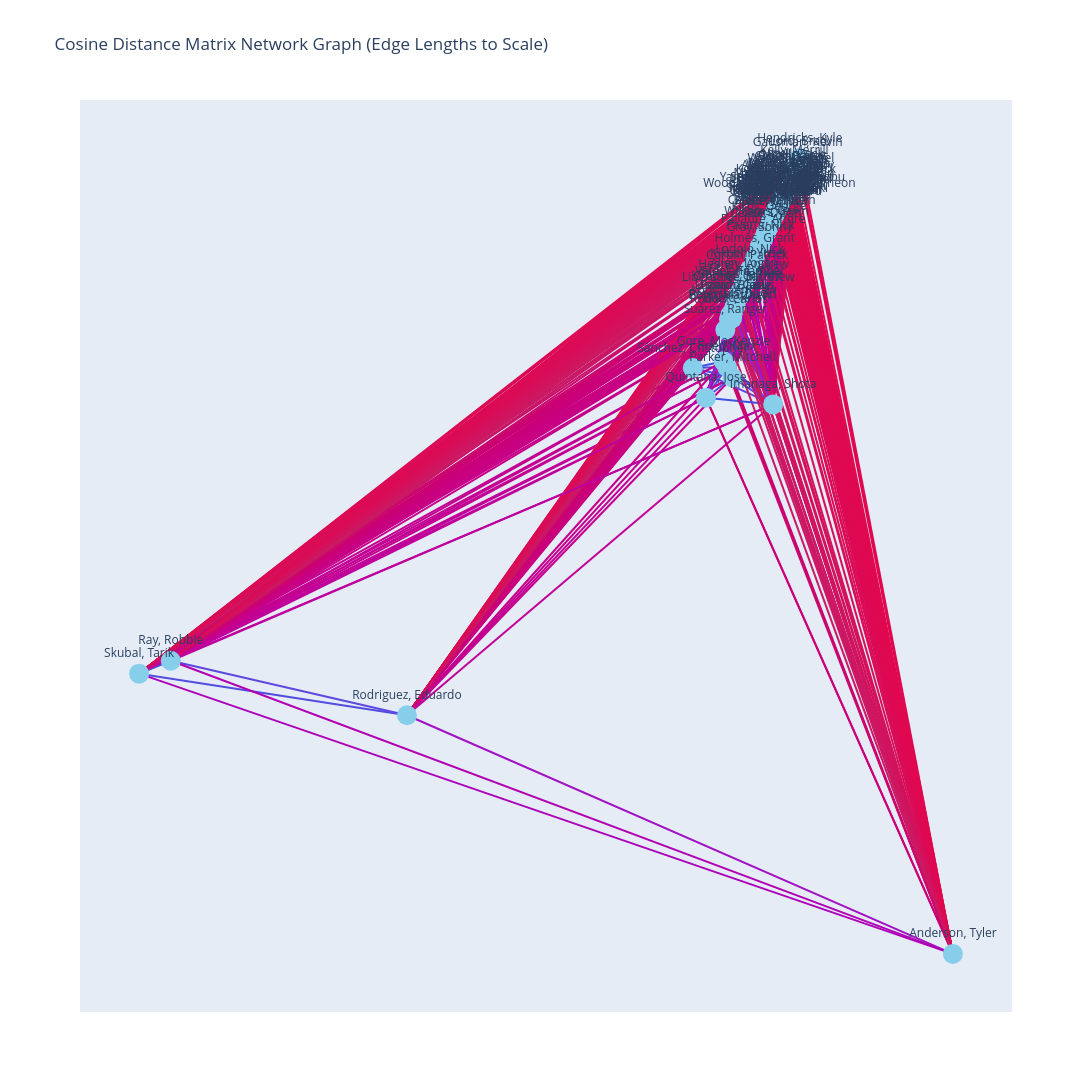
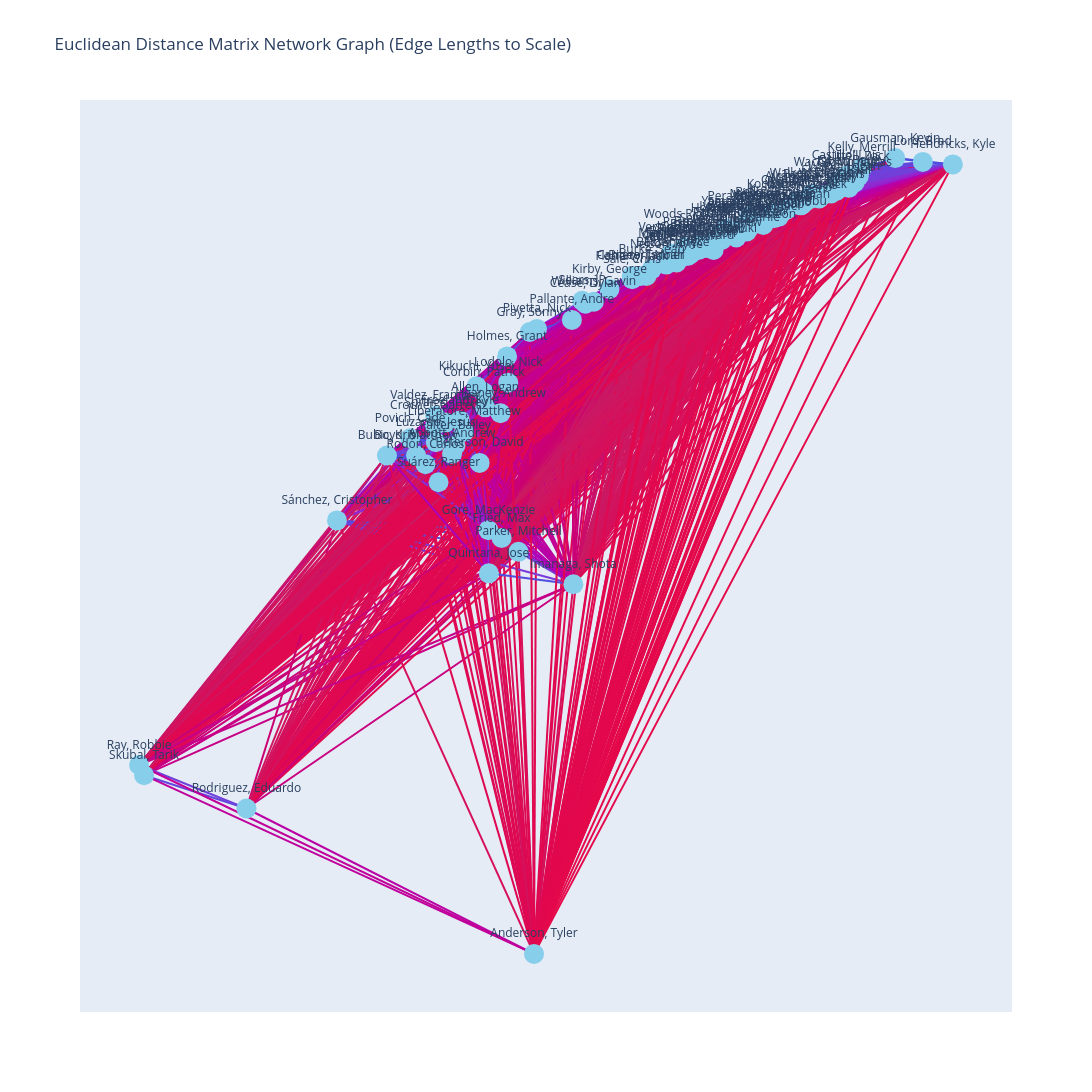

Notebook code cell kept with these figures, in order:
### Markdown cell above
The following cell generates the graphs. I'm not sure whether or not we should be normalizing these vectors (it doesn't make a difference for cosine distance I guess). You can configure it by commenting out the line in the above cell where we divide each vector by its norm.

### Code cell
import plotly.graph_objects as go
from sklearn.manifold import MDS

def quantile_of(value, data):
    lessthan = np.count_nonzero(data < value)
    return int((lessthan/len(data))*100)

distances_used = ["Cosine Distance", "Euclidean Distance"]
distances_cos.sort()
distances_euc.sort()
#print(distances_cos, distances_euc)
nvals = []
nvals.append((distances_cos-distances_cos[0])/(distances_cos[len(distances_cos)-1]-distances_cos[0]))
nvals.append((distances_euc-distances_euc[0])/(distances_euc[len(distances_euc)-1]-distances_euc[0]))

# Preparing colors for edge mapping
ecolors=[]
with open('colors.txt', 'r') as file:
    for line in file:
        ecolors.append(line.strip())


for n in range(len(distances_used)):
    # Compute node positions using MDS so that Euclidean distances match the matrix
    mds = MDS(n_components=2, dissimilarity='precomputed', random_state=42)
    positions = mds.fit_transform(adjmat[n])

    # Build edge list from upper triangle of the matrix
    edges = []
    for i in range(len(players)):
        for j in range(i+1, len(players)):
            edges.append((i, j, adjmat[n][i][j]))

    scale_factor = 5.0
    positions = positions * scale_factor

    # Plot nodes
    node_trace = go.Scatter(
        x=positions[:, 0],
        y=positions[:, 1],
        mode='markers+text',
        text=players,
        textposition='top center',
        marker=dict(size=20, color='skyblue'),
        hoverinfo='text'
    )

    # Plot edges
    edge_traces = []
    for i, j, dist in edges:
        ind = quantile_of(dist, nvals[n])
        edge_traces.append(
            go.Scatter(
                x=[positions[i, 0], positions[j, 0]],
                y=[positions[i, 1], positions[j, 1]],
                mode='lines',
                line=dict(width=2, color=ecolors[ind]),
                hoverinfo='text',
                text=[f'Distance: {dist:.2f}']
            )
        )

    fig = go.Figure(edge_traces + [node_trace])
    fig.update_layout(
        title=f'{distances_used[n]} Matrix Network Graph (Edge Lengths to Scale)',
        showlegend=False,
        width=1800,
        height=1400,
        xaxis=dict(showgrid=False, zeroline=False, showticklabels=False),
        yaxis=dict(showgrid=False, zeroline=False, showticklabels=False)
    )
    print("Warning: This graph is pretty large. You should zoom out in your env so you can see the whole thing.")
    fig.show()
